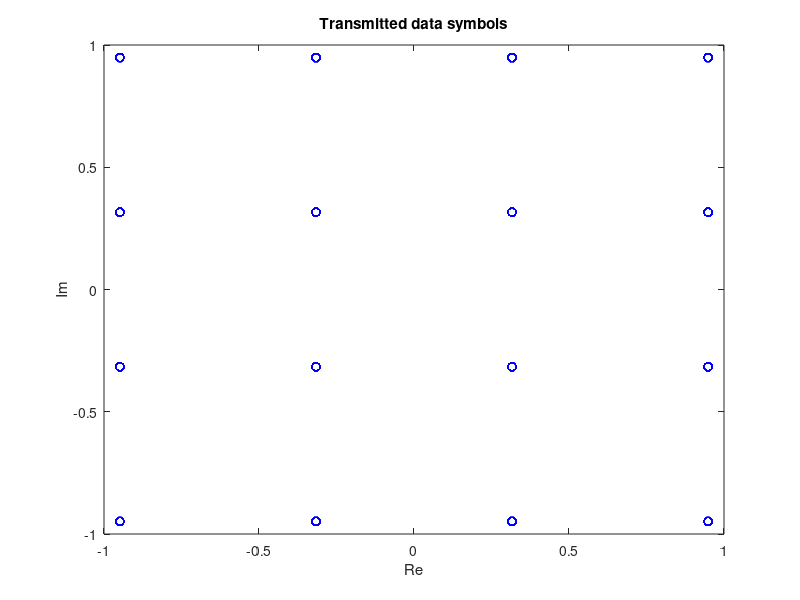

This chart was generated by the following MATLAB code: (Note: this script raises an error after producing the figure.)
%% COMM.SYS.300 Exercise 4
% 15.11.2023

%% 1 SYSTEM MODEL AND GENERATION OF QAM SYMBOLS
% 1.1 System model

clear; close all; clc;

% 1.2 System parameters
% useful functions: sqrt, bsxfun, repmat, mean, abs, randi
% YOUR CODE HERE:

% ** Try the above code by altering the SNR and the QAM constellation size (QPSK, 64-QAM, etc.)

% define alphabet size [number of symbols in QAM alphabet]
alphabet_size = 16;
% alphabet sizes are 4, 16, 64, 256, 1024, ... the possible values are given by the vector 2.^(2:2:N), for any N

% define the signal-to-noise power ratio [dB]
SNR = 20;                   

% System parameters
T = 1/10e6;                 % Symbol time interval [s]
fc = 75e6;                  % Carrier frequency
r = 20;                     % Oversampling factor (r samples per pulse)
N_symbols_per_pulse = 30;   % Duration of TX/RX-filters in numbers of symbols
alfa = 0.25;                % Roll-off factor (excess bandwidth)

% Sampling frequency and sampling time interval
Fs = r/T;                   % Sampling frequency
Ts = 1/Fs;                  % Sampling time interval

% Number of training symbols and data symbols
N_data_symbols     = 10000;  % Number of data symbols
N_training_symbols = 940;    % Number of training symbols

%% 1.3 GENERATION OF QAM SYMBOLS AND THE TRANSMITTED SYMBOL FRAME

% Generate the data symbols
%  - Create a QAM constellation (help bsxfun)
%  - Scale the constellation so that the expected average power of transmitted symbols equals to one
%  - Generate the specified number (N_data_symbols) of random data symbols
%  - Plot the transmitted symbols in complex plane (a constellation)

% qam_axis presents the symbol values in real/imaginary axis, for different alphabet/constellation sizes ():
qam_axis = -sqrt(alphabet_size)+1:2:sqrt(alphabet_size)-1;

% qam_axis = [-1 1];                % for QPSK
% qam_axis = [-3 -1 1 3];           % for 16-QAM
% qam_axis = [-7 -5 -3 -1 1 3 5 7]; % for 64-QAM

% generation of a complex constellation:
alphabet = bsxfun(@plus, qam_axis', 1j*qam_axis);
% **function bsxfun equivalent to 
% alphabet = repmat(qam_axis', 1, sqrt(alphabet_size)) + repmat(1j*qam_axis, sqrt(alphabet_size), 1);

alphabet = alphabet(:).';                             % alphabet symbols as a row vector


% Scaling the constellation, so that the mean power of a transmitted symbol is 1 
% (for QPSK ==> 1/sqrt(2), for 16-QAM ==> 1/sqrt(10)) 
alphabet_scaling_factor = 1/sqrt(mean(abs(alphabet).^2));
alphabet = alphabet*alphabet_scaling_factor;

% Random vector of symbol indices (i.e., numbers between 1...alphabet_size)
symbol_ind = randi(length(alphabet),1,N_data_symbols);
data_symbols = alphabet(symbol_ind);                   % Data symbols to be transmitted

figure ('Name', '1.3 Constellation')
plot(data_symbols,'bo')
xlabel('Re')
ylabel('Im')
title('Transmitted data symbols')


% Generate training (QAM) symbols and create the transmitted symbol frame
%  - Use the above-defined QAM constellation also for
%  - Generate the specified number (N_training_symbols) of random training symbols

% Generation of training symbols (similar to data symbols):
training_symbols = alphabet(randi(length(alphabet), 1, N_training_symbols));

% Concatenating the training and data symbols to get the overall transmitted symbols:
symbol_frame = [training_symbols data_symbols];


%% 2 TRANSMITTER STRUCTURE

% useful functions: rcosdesign, plot, legend, zeros, length, real, fft,
% fftshift
% YOUR CODE HERE:

% Implement the transit filter: Root-Raised-Cosine (RRC) and plot the pulse shape
p = rcosdesign(alfa,N_symbols_per_pulse, r,'sqrt');
figure ('Name', '2 TX')
plot(-N_symbols_per_pulse*r/2*Ts:Ts:N_symbols_per_pulse*r/2*Ts,p,'b')
hold on
plot(-N_symbols_per_pulse*r/2*Ts:T:N_symbols_per_pulse*r/2*Ts, p(1:r:end),'ro')
xlabel('time [s]')
ylabel('Amplitude')
title('Transmit/receive RRC filter (pulse shape)')
legend('Pulse shape', 'Ideal symbol-sampling locations')


% Filter the transmitted symbol frame
%  - upsample the symbol sequence rate to match with sampling rate of the filter/pulse:

symbols_upsampled = zeros(size(1:r*length(symbol_frame)));   
symbols_upsampled(1:r:r*length(symbol_frame)) = symbol_frame;


% the up-sampled sequence looks like {a1 0 0... a2 0 0... a3 0 0...}
x_LP = filter(p, 1, symbols_upsampled);           % Transmitter filtering
x_LP = x_LP(1+(length(p)-1)/2:end);               % Filter delay correction

% x_LP is the complex-valued lowpass equivalent signal of the transmitted real-valued bandpass signal x_BP

% Implement the upconversion (modulation = frequency translation to the carrier frequency fc)
%  - Define the time vector for the oscillator signal based on the reference clock time in the TX
%  - Generate the complex-exponential carrier signal using the above-defined time vector
%  - Multiply (="mix") the carrier signal with the low-pass equivalent QAM signal (x_LP)


% Time vector for the TX oscillator signal:
t_TX_oscillator = 0:Ts:Ts*(length(x_LP)-1);

% TX oscillator signal:
TX_oscillator_signal = exp(1j*2*pi*fc*t_TX_oscillator);

% Carrier modulation / upconversion (complex valued):
x_BP_complex = x_LP.*TX_oscillator_signal;

% finalize the TX process (lowpass-to-bandpass transformation) take the real part of the signal (and scale with sqrt(2))
% Taking the real value to finalize the lowpass-to-bandpass transformation:
x_BP = sqrt(2)*real(x_BP_complex);


% Plot the following figures
% - The complex-valued low-pass equivalent signal x_LP in time and frequency domain
% - The complex-valued bandpass signal x_BP_complex in frequency domain
% - The real-valued bandpass signal x_BP in time and frequency domain

figure ('Name', '2 TX')                 
plot(t_TX_oscillator, abs(x_LP))
xlabel('Time [s]')
ylabel('Amplitude (of a complex signal)')
title('Complex-valued Lowpass signal in time domain')

figure ('Name', '2 TX')                 
plot(t_TX_oscillator, x_BP)                         % notice no abs needed
xlabel('Time [s]')
ylabel('Amplitude')
title('Real-valued Bandpass signal in time domain')

NFFT = 2^14;                                        % FFT size
f = -Fs/2:1/(NFFT*Ts):Fs/2-1/(NFFT*Ts);             % frequency vector

figure ('Name', '2 TX')
plot(f/1e6, fftshift(abs(fft(x_LP,NFFT))))
xlabel('Frequency [MHz]')
ylabel('Amplitude ')
title('Amplitude spectrum of the lowpass signal')

figure ('Name', '2 TX')
plot(f/1e6, fftshift(abs(fft(x_BP_complex,NFFT)))) 
xlabel('Frequency [MHz]')
ylabel('Amplitude')
title('Amplitude spectrum of the Modulated (complex-valued) BP signal')

figure ('Name', '2 TX')
plot(f/1e6, fftshift(abs(fft(x_BP,NFFT))))          
xlabel('Frequency [MHz]')
ylabel('Amplitude')
title('Amplitude spectrum of the real-valued BP signal')



%% 3 CHANNEL MODEL
% useful functions: randnm varm 
% YOUR CODE HERE:

% simple AWGN channel model.
%  - create white random noise,
%  - scale it with the proper scaling factor to obtain the desired SNR, 
%  - add it on top of the transmitted signal (x_BP).

% Generate the noise
n = randn(size(x_BP));              % White Gaussian random noise
P_x_BP = var(x_BP);                 % Signal power
P_n = var(n);                       % Noise power

% Defining noise scaling factor based on the desired SNR:
noise_scaling_factor = sqrt(P_x_BP/P_n/10^(SNR/10)*(r/(1+alfa)));
% disp("Noise scaling factor = " + noise_scaling_factor);


% Q. Why r/(1+alfa) part?
% --> Because desired(given) SNR value is based on the signal-to-noise where there is no oversampling,
% but our signal is oversampled by factor of fs/W, so the data sample power is reduced about oversampling rate,
% SNR = Es(no oversampling)/N0,   W = (1+alpa)/T
% Es_oversampled/N0 = (Es/N0)/(fs/W)
% Es_oversampled/N0 = SNR /(fs/W) = SNR * W/fs = SNR * (1+alpa)/T * (T/r)


% Noisy signal
y_BP = x_BP + noise_scaling_factor*n;


% Plot the amplitude spectrum of the noisy bandpass signal
figure ('Name', '3 Channel')
hold on
plot(f/1e6, fftshift(abs(fft(x_BP, NFFT))), 'LineWidth', 1) 
plot(f/1e6, fftshift(abs(fft(y_BP,NFFT))), 'Color', [1, 0, 0, 0.15])          
xlabel('Frequency [MHz]')
ylabel('Amplitude')
legend('Noiseless', 'Noisy signal')
title('Amplitude spectrum of the bandpass signal')
hold off

% ** add propagation delay in part 5 before adding noise ==> implemented in Section 5


%% 4 RECEIVER STRUCTURE

% 4.1 Downconversion and channel filtering

% useful functions: length, exp, filter
% YOUR CODE HERE:

% Implement the downconversion (i.e. demodulation back to the baseband) 
% by using the same principle as in the upconversion in TX, remember to use the RX reference clock time:

% Time vector for the RX oscillator signal:
t_RX_oscillator = 0:Ts:Ts*(length(y_BP)-1);

% RX oscillator signal (notice the minus-sign compared to TX oscillator):
RX_oscillator_signal = exp(-1j*2*pi*fc*t_RX_oscillator);

% Carrier demodulation / downconversion (signal becomes complex again)
y_BP_downconverted = y_BP.*RX_oscillator_signal;


% Plot the amplitude spectrum of the downconverted signal
figure ('Name', '4.1 RX')
plot(f/1e6, fftshift(abs(fft(y_BP_downconverted, NFFT))))          
xlabel('Frequency [MHz]')
ylabel('Amplitude')
title('Amplitude spectrum of the demodulated signal')

% Filter the received signal with the receive filter (RRC)
X_LP_received = sqrt(2)*filter(p, 1, y_BP_downconverted);   % Receiver filtering
X_LP_received = X_LP_received(1+(length(p)-1)/2:end);       % Filter delay correction


% Plot the amplitude spectrum of the downconverted and filtered signal
figure ('Name', '4.1 RX')
plot(f/1e6, fftshift(abs(fft(X_LP_received, NFFT))))          
xlabel('Frequency [MHz]')
ylabel('Amplitude')
title('Amplitude spectrum of demodulated & filtered signal')


% t_RX_oscillator = ... 
% **add clock timing offset in part 5 instead of perfect synchronization

%% 4.2 Signal sampling
% useful functions: 
% YOUR CODE HERE:

% Sampling the received signal in order to get symbol samples
RX_symbol_frame = X_LP_received(1:r:end);

% Take user data symbols and training symbols in separate vectors:
RX_training_symbols = RX_symbol_frame(1:N_training_symbols);
RX_data_symbols = RX_symbol_frame(N_training_symbols+1:end);


% Plot the received symbol samples in complex plane (constellation)
figure ('Name', '4.2 Signal sampling')
plot(RX_data_symbols,'bo')
hold on
plot(alphabet,'rs')
hold off
xlabel('Re')
ylabel('Im')
title('Received data symbols of perfect synchronization')


%% 4.3 Obtaining symbol decisions
% useful functions: abs, min, mean
% YOUR CODE HERE:

% Calculate the Euclidian distance between each symbol sample and each alphabet symbol:
alphabet_error_matrix = abs(bsxfun(@minus, alphabet.', RX_data_symbols));

% rows represent the alphabet symbol indices and columns represent the received symbol indices 
% Euclidian distance between the 5th received symbol and the 3rd symbol in the alphabet is given as
%   alphabet_error_matrix(3,5)

% Find the indices of the alphabet symbols, which have the minimum distance to the symbol samples:
[~, estimated_symbol_ind] = min(alphabet_error_matrix);


% Finding out which symbols were estimated incorrecly:
symbol_errors = ...
 estimated_symbol_ind ~= symbol_ind(1:length(estimated_symbol_ind));


% due to filtering transitions, we lose some of the last symbols in the symbol frame. 
% In practice, continue taking a few samples after the frame to try to get all the symbols. 
% However, filter transitions in the beginning and end of the frame are always creating non-idealities to the transmission 
% (the same is also happening in frequency domain: compare data in the middle and in the edge of the used band).

% Symbol Error Rate (SER) (0 means 0% of errors, 1 means 100% of errors)
SER = mean(symbol_errors);

disp('Case of perfect synchronization')
fprintf('SNR = %d, alphabet size = %d --> Symbol error rate: %.7f\n\n', SNR, alphabet_size, SER)

% YOUR ANSWERS HERE:
% Q. What is the worst value for SER? Why?
% --> worst value of BER (bit error rate) is 0.5,
% 100% bit error can be easily corrected to 0%, 0.6% BER is same as 0.4%  
% --> relation between BER and SER is ==> BER = M/(2M-2) * SER  
% --> SER can be considered as worst when BER is 0.5, 

% --> SER = BER * (2M-2)/M = 0.5 * (2M-2)/M = (M-1)/M
% --> for BPSK, worst SER == 1/2   = 0.5 
% --> 4-QAM,  worst SER == 3/4     = 0.75  
% --> 16-QAM, worst SER == 15/16   = 0.9375
% --> 64-QAM, worst SER == 63/64   = 0.9844


% Try the above code by altering the SNR and the QAM constellation size (QPSK, 64-QAM, etc.)
% higher SNR -> lower SER, smaller alphabet size -> lower SER

% SNR = 10 db
% --> QPSK   : 0.012136 ( 1 % error)
% --> 16-QAM : 0.348947 (35 %)
% --> 64-QAM : 0.763189 (76 %)

% SNR = 20 db
% --> QPSK   : 0.000000 (no error)
% --> 16-QAM : 0.000401 (0.05 %)
% --> 64-QAM : 0.143330 (  14 %)

% SNR = 100 db
% --> QPSK   : 0.000000 (no error)
% --> 16-QAM : 0.000000 
% --> 64-QAM : 0.000000 

%% 5. TIMING SYNCHRONIZATION AND PHASE CORRECTION
% useful functions: randi
% YOUR CODE HERE:

% Add an unknown propagation delay to the AWGN channel model. 
% In contrast to, the RX filter delay which is known, 
% the channel delay is random and must be estimated in the RX. 
% This is usually referred as timing synchronization. 

% NOTE: This should be added to the channel part before the noise is added to X_BP (see Sect. 3).

% Lastly, to consider the fact that the oscillator clocks are not synchronized, 
% we define separate reference clock times for the TX and RX. 
% define the TX and RX clocks having random offsets uniformly distributed between 0…1s.

% Time vector for the TX and RX oscillator signal:
TX_clock_start_time = rand;             % Clock start time in the TX oscillator
RX_clock_start_time = rand;             % Clock start time in the RX oscillator

% TX oscillator time vectors are redefined to use these offsets:
t_TX_oscillator = TX_clock_start_time + (0:Ts:Ts*(length(x_LP)-1));

% TX oscillator signal:
TX_oscillator_signal = exp(1j*2*pi*fc*t_TX_oscillator);

% Carrier modulation / upconversion (still complex valued):
x_BP_complex = x_LP.*TX_oscillator_signal;

% Taking the real value to finalize the lowpass-to-bandpass transformation:
x_BP = sqrt(2)*real(x_BP_complex);

% unknown propagation delay
p_delay = randi(940);                  % Delay in samples
x_BP = [zeros(1, p_delay), x_BP];      % Add delay zeros

% addding AWGN noise
n = randn(size(x_BP));              % White Gaussian random noise
P_x_BP = var(x_BP);                 % Signal power
P_n = var(n);                       % Noise power

% Defining noise scaling factor based on the desired SNR:
noise_scaling_factor = sqrt(P_x_BP/P_n/10^(SNR/10)*(r/(1+alfa)));

% Delayed noisy signal
y_BP = x_BP + noise_scaling_factor*n;

% Plot the amplitude spectrum of the bandpass signal
NFFT = 2^14;                                        
f = -Fs/2:1/(NFFT*Ts):Fs/2-1/(NFFT*Ts);             
figure ('Name', '5 Propagation Delay')
hold on
plot(f/1e6, fftshift(abs(fft(x_BP, NFFT)))) 
plot(f/1e6, fftshift(abs(fft(y_BP,NFFT))), 'Color', [1, 0, 0, 0.1])          
xlabel('Frequency [MHz]')
ylabel('Amplitude')
title('Amplitude spectrum of the propagation delayed BP signal')
legend('noiseless', 'noisy')
hold off

% RX oscillator time vectors are redefined to use these offsets:
t_RX_oscillator = RX_clock_start_time + (0:Ts:Ts*(length(y_BP)-1));

% RX oscillator signal (notice the minus-sign compared to TX oscillator):
RX_oscillator_signal = exp(-1j*2*pi*fc*t_RX_oscillator);

% Carrier demodulation / downconversion (signal becomes complex again)
y_BP_downconverted = y_BP.*RX_oscillator_signal;

% Filter the received signal with the receive filter (RRC similar to TX)
X_LP_received = sqrt(2)*filter(p, 1, y_BP_downconverted);  % Receiver filtering
X_LP_received = X_LP_received(1+(length(p)-1)/2:end);      % Filter delay correction

RX_symbol_frame = X_LP_received(1:r:end);
RX_training_symbols = RX_symbol_frame(1:N_training_symbols);
RX_data_symbols = RX_symbol_frame(N_training_symbols+1:end);

alphabet_error_matrix = abs(bsxfun(@minus, alphabet.', RX_data_symbols));

[~, estimated_symbol_ind] = min(alphabet_error_matrix);

symbol_errors = ...
 estimated_symbol_ind ~= symbol_ind(1:length(estimated_symbol_ind(1:length(N_data_symbols))));

SER = mean(symbol_errors);

disp('Case of random channel delay')
fprintf('SNR = %d, alphabet size = %d --> Symbol error rate: %.7f\n\n', SNR, alphabet_size, SER)

%% 5.1 Timing synchronization
% useful functions: xcorr, zeros, max
% YOUR CODE HERE:

% To perform the correlation between the known training symbols and the received QAM signal, 
% should upsample the training symbols in order match the sampling rates 

training_signal = zeros(size(1:r*length(training_symbols))); 
% Zero vector initilized for Up-sampled symbol sequence

training_signal(1:r:r*length(training_symbols)) = training_symbols;
% the up-sampled sequence looks like {a1 0 0 a2 0 0 a3 0 0 a4 0 ...}

% Calculate the cross-correlation as function time-delay between received signal and upsampled training symbols 
[corr_fun, delay] = xcorr(X_LP_received, training_signal);

% Plot the amplitude of cross-correlation function
figure ('Name', '5.1 Timing synchronization')
plot(delay,abs(corr_fun))
xlabel('Delay [samples]')
ylabel('Correlation')
title('Cross-correlation between transmitted and received training symbols')

% Find the correlation peak to obtain the timing delay (help max):
% Find the sample index with the maximum correlation value:
[~, max_ind] = max(abs(corr_fun));

% Estimated delay: The 1st signal sample should be taken at "timing_ind+1"
timing_ind = delay(max_ind);


% Now, the sampling can be performed as
RX_symbol_frame = X_LP_received(timing_ind+1:r:end);

% where after the training symbols and data symbols are separated, as above.
RX_training_symbols = RX_symbol_frame(1:N_training_symbols);
RX_data_symbols = RX_symbol_frame(N_training_symbols+1:end);


%% 5.2 Phase error estimation and phase compensation
% useful functions: 
% YOUR CODE HERE:

% Plot the received symbol samples in complex plane (constellation) 
% before phase error compensation to observe the effects of the error.

figure ('Name', '5.2 Phase Compensation')
plot(RX_data_symbols,'bo')
hold on
plot(alphabet,'rs')
hold off
xlabel('Re')
ylabel('Im')
title('Received data symbols with phase error')

% Without going to details here, we use the following expression to calculate the so called channel estimate; 
% Here RX_training_symbols and training_symbols should be row-vectors

channel_estimate = ...                   
  RX_training_symbols*training_symbols'/norm(training_symbols)^2;       

% the phase error can be compensated by simply dividing the signal with the channel estimate
RX_data_symbols = RX_data_symbols/channel_estimate;


% plot the received symbol samples in complex plane (constellation) to observe the compensation result.
figure ('Name', '5.2 Phase Compensation')
plot(RX_data_symbols,'bo')
hold on
plot(alphabet,'rs')
hold off
xlabel('Re')
ylabel('Im')
title('Received data symbols after phase compensation')


%% 5.3 Symbol decisions and calculating the symbol error rate (SER)
% useful functions: 
% YOUR CODE HERE:

alphabet_error_matrix = abs(bsxfun(@minus, alphabet.', RX_data_symbols));

% Find the indices of the alphabet symbols, which have the minimum distance to the symbol samples:
[~, estimated_symbol_ind] = min(alphabet_error_matrix);

% Finding out which symbols were estimated incorrecly:
symbol_errors = ...
 estimated_symbol_ind ~= symbol_ind(1:length(estimated_symbol_ind));

% Symbol Error Rate (SER) (0 == no errors, 1 == 100% of errors)
SER = mean(symbol_errors);

disp('Case of the estimated delay')
fprintf('SNR = %d, alphabet size = %d --> Symbol error rate: %.7f\n', SNR, alphabet_size, SER)


% Q. Compare the realization of random channel delay to the estimated delay. 
% What can you say about the accuracy?
% --> Before time synchronization, the accuracy (based on the SER value) is very low 
% even in case of the very high SNR (~100db) and small size of alphabet (4),
% SER value is close to the worst one
% --> After time synchronization, accuracy of estimated delay is almost
% same as where there is no random delay

% Q. How the phase error effects the received constellation? How well is this error compensated?
% --> Received signal has certain degree of phase error which can cause symbol error, and shown as
% rotated by the phase error(certain angle for all symbols) in constellation 
% --> phase error is compensated very well by channel estimation using training symbol
